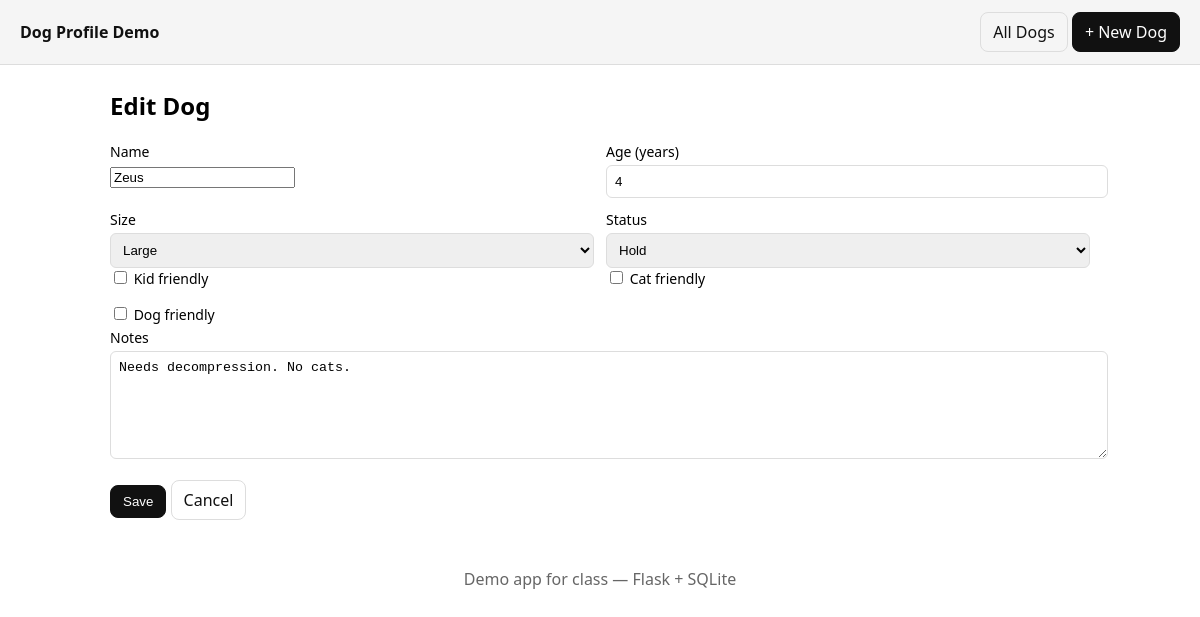
The page /edit/3 on the database its author committed.
### tables this page shows
CREATE TABLE dogs (
  id INTEGER PRIMARY KEY AUTOINCREMENT,
  name TEXT NOT NULL,
  age INTEGER DEFAULT 0,
  size TEXT CHECK (size IN ('Small','Medium','Large')) NOT NULL DEFAULT 'Medium',
  status TEXT CHECK (status IN ('Intake','Fostered','Hold','Adopted','Transferred')) NOT NULL DEFAULT 'Intake',
  kid_friendly INTEGER NOT NULL DEFAULT 0,
  cat_friendly INTEGER NOT NULL DEFAULT 0,
  dog_friendly INTEGER NOT NULL DEFAULT 0,
  notes TEXT
);

### app.py (the view, shortened to what this page needs)
@app.route("/edit/<int:dog_id>", methods=["GET", "POST"])
def edit(dog_id):
    db = get_db()
    dog = db.execute("SELECT * FROM dogs WHERE id = ?", (dog_id,)).fetchone()
    if not dog:
        flash("Dog not found.")
        return redirect(url_for("index"))
    class Obj: pass
    o = Obj()
    for k in dog.keys():
        setattr(o, k, dog[k])
    return render_template("form.html", dog=o)

### app.py (called while the page is built)
@app.teardown_appcontext
def teardown_db(exception):
    close_db()

### db.py (called while the page is built)
def get_db():
    db = getattr(g, '_database', None)
    if db is None:
        db = g._database = sqlite3.connect(DATABASE)
        db.row_factory = sqlite3.Row
    return db

### templates/form.html
{% extends "base.html" %}
{% block content %}
<h2>{{ 'Edit Dog' if dog else 'New Dog' }}</h2>
<form method="post">
  <div class="row">
    <div>
      <label>Name</label>
      <input name="name" required value="{{ dog.name if dog else '' }}">
    </div>
    <div>
      <label>Age (years)</label>
      <input type="number" min="0" name="age" value="{{ dog.age if dog else 0 }}">
    </div>
    <div>
      <label>Size</label>
      <select name="size">
        {% for s in ["Small","Medium","Large"] %}
          <option value="{{s}}" {% if dog and dog.size==s %}selected{% endif %}>{{s}}</option>
        {% endfor %}
      </select>
    </div>
    <div>
      <label>Status</label>
      <select name="status">
        {% for s in ["Intake","Fostered","Hold","Adopted","Transferred"] %}
          <option value="{{s}}" {% if dog and dog.status==s %}selected{% endif %}>{{s}}</option>
        {% endfor %}
      </select>
    </div>
  </div>
  <div class="row">
    <div>
      <label><input type="checkbox" name="kid_friendly" {% if dog and dog.kid_friendly %}checked{% endif %}> Kid friendly</label>
    </div>
    <div>
      <label><input type="checkbox" name="cat_friendly" {% if dog and dog.cat_friendly %}checked{% endif %}> Cat friendly</label>
    </div>
    <div>
      <label><input type="checkbox" name="dog_friendly" {% if dog and dog.dog_friendly %}checked{% endif %}> Dog friendly</label>
    </div>
  </div>
  <div class="row full">
    <div>
      <label>Notes</label>
      <textarea name="notes" rows="6">{{ dog.notes if dog else '' }}</textarea>
    </div>
  </div>
  <p>
    <button class="btn primary" type="submit">Save</button>
    <a class="btn" href="{{ url_for('index') }}">Cancel</a>
  </p>
</form>
{% endblock %}

### static/styles.css (style rules this page uses)
body { font-family: system-ui, -apple-system, Segoe UI, Roboto, Arial, sans-serif; margin: 0; }
.btn { display:inline-block; padding:8px 12px; border:1px solid #ddd; border-radius:8px; text-decoration:none; color:#111; }
.btn.primary { background:#111; color:#fff; border-color:#111; }
form .row { display:grid; grid-template-columns: 1fr 1fr; gap:12px; }
form .row.full { grid-template-columns: 1fr; }
label { display:block; font-size: 14px; margin-bottom:4px; }
input[type="text"], input[type="number"], textarea, select { width:100%; padding:8px; border:1px solid #ddd; border-radius:6px; }

### rows shown on the page
dogs: name "Zeus", age "4", size "Large", status "Hold", notes "Needs decompression. No cats."

### other values the page prints
{{ 'Edit Dog' if dog else 'New Dog' }} "Edit Dog"
